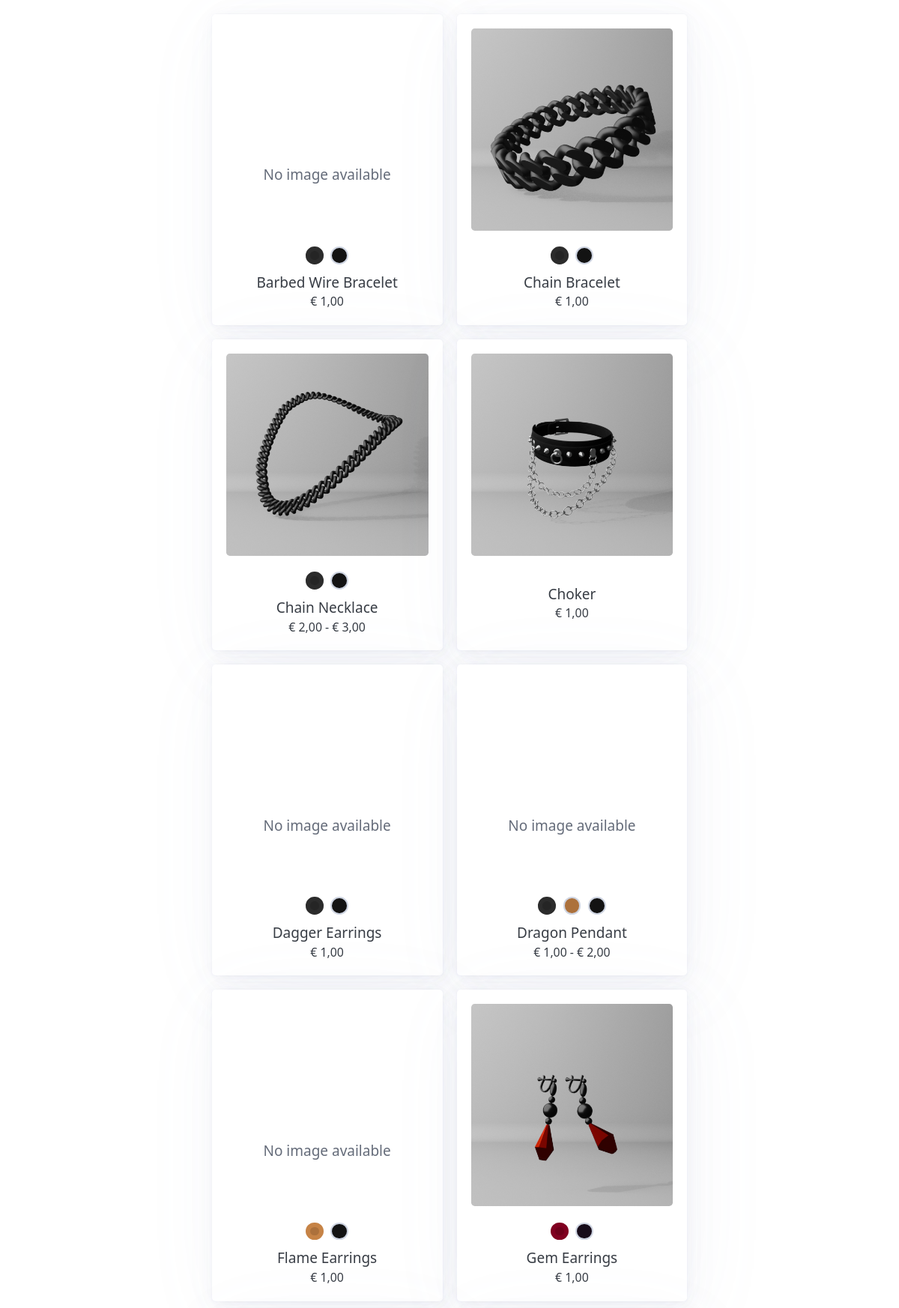
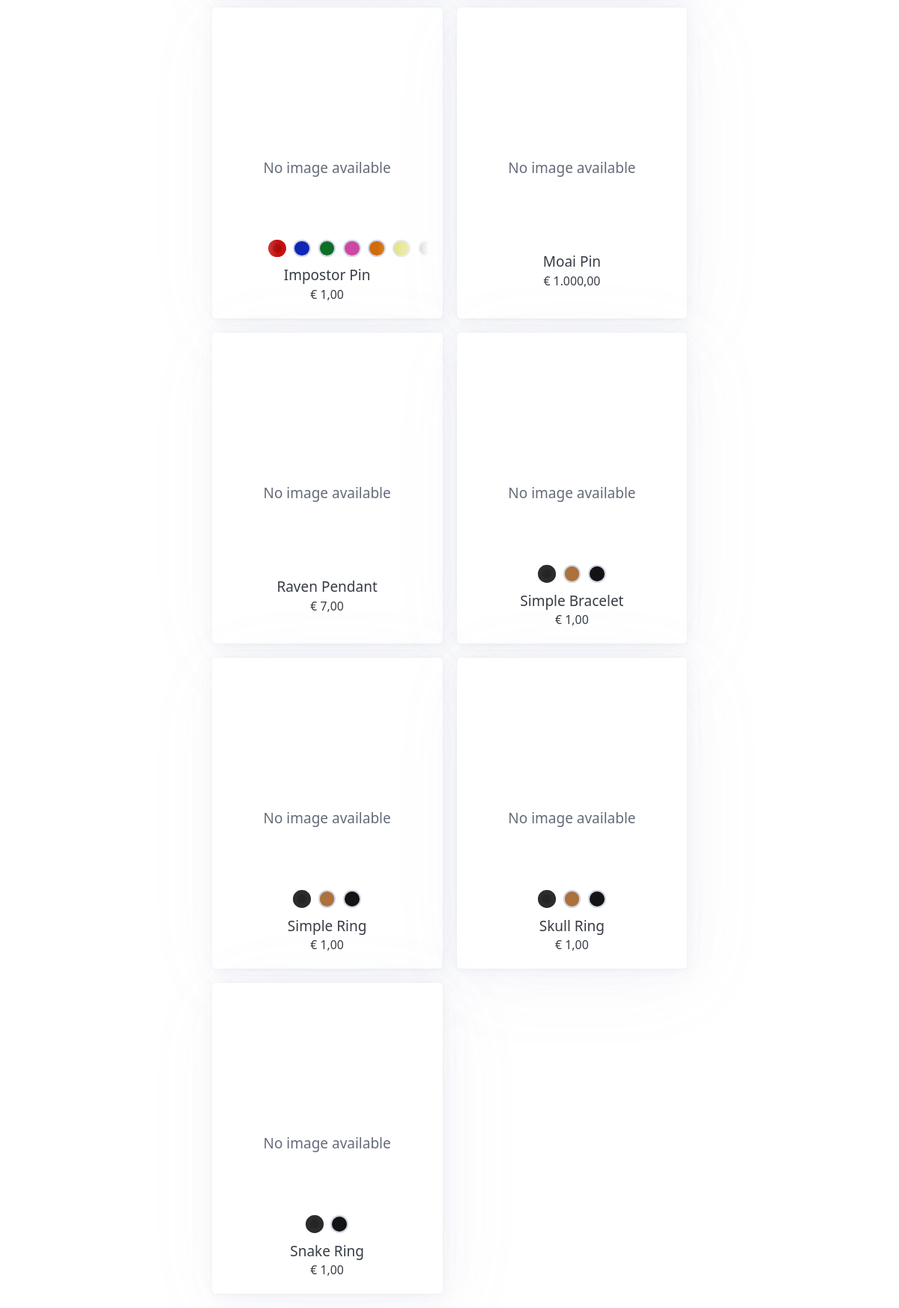
The page / on the database its author committed (2 pictures, top to bottom).
### tables this page shows
create table product_base(
    code_name varchar(255),
    category varchar(255) null,
    display_name varchar(255) not null,
    short_description varchar(255) not null,
    standalone boolean not null,
    constraint primary key (code_name),
    constraint foreign key (category) references category(code_name) on update cascade on delete set null
);

create table product_variant(
    base varchar(255),
    code_suffix varchar(255),
    ordinal smallint not null,
    display_name varchar(255) not null,
    color char(6) not null,
    constraint primary key (base, code_suffix),
    constraint foreign key (base) references product_base(code_name) on update cascade on delete cascade
);

### index.php (called while the page is built, shortened)
<?php
require 'components/base.php';
?>

### util/files.php (called while the page is built)
<?php
function get_file_if_exists(string $file) : ?string {
    return file_exists($_SERVER['DOCUMENT_ROOT'] . '/IsiFitGems/' . $file) ? $file : null;
}
function get_thumbnail_if_exists(string $code) : ?string {
    return get_file_if_exists('assets/thumbnails/' . $code . '.png');
}
?>

### classes/Product.php (called while the page is built, shortened)
<?php
class Product {
    function __construct(string $code_name, string $display_name, float $price_min, float $price_max, array $variants = [], ?string $first_thumbnail = null) {
        $this->code_name = $code_name;
        $this->display_name = $display_name;
        $this->price_min = $price_min;
        $this->price_max = $price_max;
        $this->variants = $variants;
        $this->first_thumbnail = $first_thumbnail;
    }
}
?>

### classes/ProductVariant.php (called while the page is built, shortened)
<?php
class ProductVariant {
    function __construct(string $display_name, string $color, ?string $thumbnail = null) {
        $this->display_name = $display_name;
        $this->color = $color;
        $this->thumbnail = $thumbnail;
    }
}
?>

### util/format.php (called while the page is built)
<?php
function format_price(float $price) : string {
    return number_format($price, 2, decimal_separator: ",", thousands_separator: ".");
}
function format_price_range(Product $product) : string {
    return '&euro; ' . (
        $product->price_max == $product->price_min
        ? format_price($product->price_min)
        : format_price($product->price_min) . ' - &euro; ' . format_price($product->price_max)
    );
}
function format_product_code(Product $product) : string {
    return str_replace('_', '-', $product->code_name);
}
?>

### components/products.php (the view, shortened to what this page needs)
<?php
require 'util/db.php';
require 'classes/Product.php';
require 'classes/ProductVariant.php';
require 'util/format.php';
require 'util/files.php';
$products = [];
$products_result = $db->query('select code_name, display_name, price_min, price_max from product_base join price_range on product = code_name where standalone = true');
while ($products_row = $products_result->fetch_assoc()) {
    $variants_result = $db->query('select code_suffix, display_name, color from product_variant join product_info on product = base and variant = code_suffix where base = \'' . $products_row['code_name'] . '\' order by ordinal asc');
    $variants = [];
    $first_thumbnail = null;
    $product_code = $products_row['code_name'];
    if ($variants_result->num_rows > 0) {
        while ($variants_row = $variants_result->fetch_assoc()) {
            $variant_code = $product_code . '_' . $variants_row['code_suffix'];
            $thumbnail_file = get_thumbnail_if_exists($variant_code);
            $variants[] = new ProductVariant($variants_row['display_name'], $variants_row['color'], $thumbnail_file);
            if (count($variants) == 1)
                $first_thumbnail = $thumbnail_file;
            else if ($thumbnail_file)
                $prefetch[] = $thumbnail_file;
        }
    } else
        $first_thumbnail = get_thumbnail_if_exists($product_code);
    $products[] = new Product($product_code, $products_row['display_name'], $products_row['price_min'], $products_row['price_max'], $variants, $first_thumbnail);
}
?>
        <main>
            <section>
<?php foreach ($products as $product): ?>
                <article>
                    <section>
<?php if ($product->first_thumbnail): ?>
                        <img src="<?= $product->first_thumbnail ?>" loading="lazy" />
<?php else: ?>
                        <svg xmlns="http://www.w3.org/2000/svg" viewBox="0 0 512 512">
                            <use href="assets/ban-solid.svg#root"></use>
                        </svg>
                        <span>No image available</span>
<?php endif ?>
                    </section>
<?php if (!empty($product->variants)): ?>
                    <section>
<?php foreach ($product->variants as $index => $variant): ?>
                        <input type="radio" data-color="#<?= $variant->color ?>"<?php if ($variant->thumbnail): ?> data-thumbnail="<?= $variant->thumbnail ?>"<?php endif ?> name="<?= format_product_code($product) ?>-color" title="<?= $variant->display_name ?>"<?php if ($index == 0): ?> checked="checked"<?php endif ?> />
<?php endforeach ?>
                    </section>
<?php endif ?>
                    <section>
                        <span><?= $product->display_name ?></span>
                        <small><?= format_price_range($product) ?></small>
                    </section>
                </article>
<?php endforeach ?>
            </section>
        </main>

### components/base.php (shortened to what this page needs)
<?php
require $page->body;
$body = ob_get_clean();
?>
<!DOCTYPE html PUBLIC "-//W3C//DTD XHTML 1.1//EN" "http://www.w3.org/TR/xhtml11/DTD/xhtml11.dtd">
<html xmlns="http://www.w3.org/1999/xhtml" lang="en" xml:lang="en">
    <head>
        <link rel="stylesheet" type="text/css" href="style/pico.classless.min.css" />
        <link rel="stylesheet" type="text/css" href="style/style.css" />
    </head>
    <body>
<?= $body ?>
    </body>
</html>

### style/style.css (style rules this page uses)
:root { --thumbnail-size: 14.2rem; --spacing-vertical-small: 0.4rem; --radio-spacing: 0.5rem; }
section:last-child { margin-bottom: 0; }
main > section { display: grid; justify-content: center; grid-template-columns: repeat(auto-fill, calc(var(--thumbnail-size) + 2 * var(--pico-block-spacing-horizontal))); gap: var(--pico-block-spacing-vertical) var(--pico-block-spacing-horizontal); }
article { display: flex; flex-direction: column; margin-bottom: 0; }
article > section { display: flex; flex-direction: column; align-items: center; }
article > section:first-child, article > section:last-child { justify-content: center; }
article > section:first-child { width: var(--thumbnail-size); height: var(--thumbnail-size); border-radius: var(--pico-border-radius); overflow: hidden; }
section > svg { width: 6rem; color: var(--pico-muted-color); margin-bottom: var(--spacing-vertical-small); }
article > section:first-child span { color: var(--pico-muted-color); }
article > section:nth-child(2):not(:last-child) { flex-direction: row; gap: var(--radio-spacing); overflow-x: auto; z-index: 0; padding: 0.125em calc(50% - 2.5 * 1.25rem - 2 * var(--radio-spacing)); mask-image: linear-gradient(to right, #0000 0%, #000F 25%, #000F 75%, #0000 100%); -webkit-mask-image: linear-gradient(to right, #0000 0%, #000F 25%, #000F 75%, #0000 100%); margin-bottom: var(--spacing-vertical-small); -ms-overflow-style: none; scrollbar-width: none; }
article > section:last-child { flex: 1; }
[type="radio"] { --radio-color: attr(data-color color); --pico-primary-border: var(--radio-color); flex: 0 0 auto; background-color: color-mix(in oklab, var(--radio-color) 90%, #000); margin: 0; }
[type="radio"]:first-child { margin-left: auto; }
[type="radio"]:last-child { margin-right: auto; }

### rows shown on the page
product_base: shows "No image available", display_name "Barbed Wire Bracelet", product "€ 1,00"
product_base: shows a picture, display_name "Chain Bracelet", product "€ 1,00"
product_base: shows a picture, display_name "Chain Necklace", product "€ 2,00 - € 3,00"
product_base: code_name (picture), display_name "Choker", product "€ 1,00"
product_base: shows "No image available", display_name "Dagger Earrings", product "€ 1,00"
product_base: shows "No image available", display_name "Dragon Pendant", product "€ 1,00 - € 2,00"
product_base: shows "No image available", display_name "Flame Earrings", product "€ 1,00"
product_base: shows a picture, display_name "Gem Earrings", product "€ 1,00"
product_base: shows "No image available", display_name "Impostor Pin", product "€ 1,00"
product_base: shows "No image available", display_name "Moai Pin", product "€ 1.000,00"
product_base: shows "No image available", display_name "Raven Pendant", product "€ 7,00"
product_base: shows "No image available", display_name "Simple Bracelet", product "€ 1,00"
product_base: shows "No image available", display_name "Simple Ring", product "€ 1,00"
product_base: shows "No image available", display_name "Skull Ring", product "€ 1,00"
product_base: shows "No image available", display_name "Snake Ring", product "€ 1,00"
